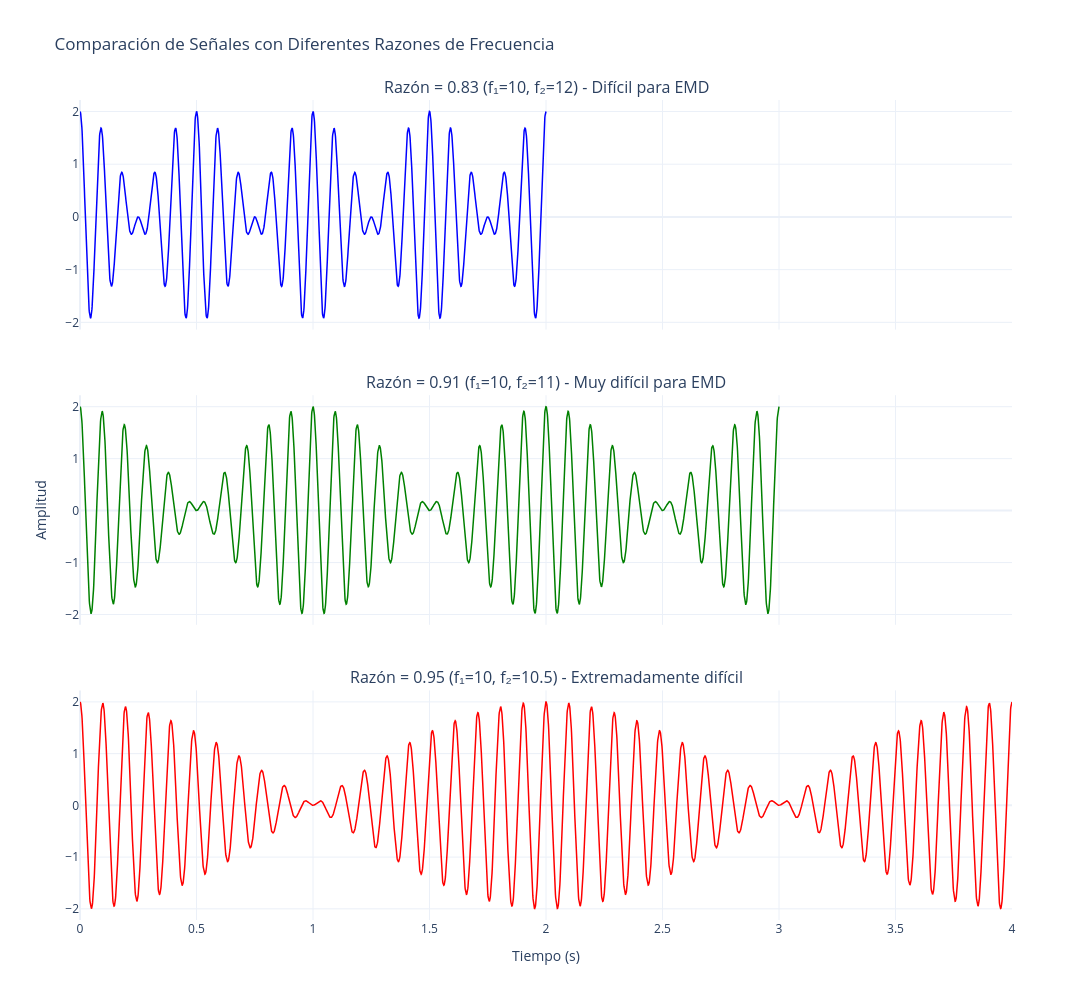

The notebook cell saved with this chart:
### Code cell
# Ejemplo 3: Comparación de diferentes razones de frecuencia
# Visualizar cómo cambia el patrón de batimiento según la cercanía de las frecuencias

fig = make_subplots(
    rows=3,
    cols=1,
    subplot_titles=[
        "Razón = 0.83 (f₁=10, f₂=12) - Difícil para EMD",
        "Razón = 0.91 (f₁=10, f₂=11) - Muy difícil para EMD",
        "Razón = 0.95 (f₁=10, f₂=10.5) - Extremadamente difícil",
    ],
    vertical_spacing=0.08,
    shared_xaxes=True,
)

configuraciones = [
    (10.0, 12.0, 2.0, "blue"),
    (10.0, 11.0, 3.0, "green"),
    (10.0, 10.5, 4.0, "red"),
]

for idx, (f1, f2, duracion, color) in enumerate(configuraciones):
    t, señal = generar_senal_frecuencia_cercana(
        f1=f1,
        f2=f2,
        amplitud1=1.0,
        amplitud2=1.0,
        duracion=duracion,
        frecuencia_muestreo=1000.0,
        funcion="cos"
    )
    
    razon = min(f1, f2) / max(f1, f2)
    
    fig.add_trace(
        go.Scatter(
            x=t,
            y=señal,
            mode="lines",
            name=f"Razón = {razon:.2f}",
            line=dict(color=color, width=1.5),
            showlegend=False,
        ),
        row=idx + 1,
        col=1,
    )

fig.update_xaxes(title_text="Tiempo (s)", row=3, col=1)
fig.update_yaxes(title_text="Amplitud", row=2, col=1)

fig.update_layout(
    title_text="Comparación de Señales con Diferentes Razones de Frecuencia",
    height=1000,
    width=1200,
    template="plotly_white",
    hovermode="x unified",
)

fig.show()

### Figure 1 — Plotly figure (JSON) as saved in the notebook; plotly's stock layout.template omitted (floating-point values rounded to 4 significant figures; data arrays with more than 128 entries replaced by an {"elided": "..."} marker saying what was removed)
{"data": [{"line": {"color": "blue", "width": 1.5}, "mode": "lines", "name": "Razón = 0.83", "showlegend": false, "type": "scatter", "x": {"elided": "2000 float values"}, "xaxis": "x", "y": {"elided": "2000 float values"}, "yaxis": "y"}, {"line": {"color": "green", "width": 1.5}, "mode": "lines", "name": "Razón = 0.91", "showlegend": false, "type": "scatter", "x": {"elided": "3000 float values"}, "xaxis": "x2", "y": {"elided": "3000 float values"}, "yaxis": "y2"}, {"line": {"color": "red", "width": 1.5}, "mode": "lines", "name": "Razón = 0.95", "showlegend": false, "type": "scatter", "x": {"elided": "4000 float values"}, "xaxis": "x3", "y": {"elided": "4000 float values"}, "yaxis": "y3"}], "layout": {"annotations": [{"font": {"size": 16}, "showarrow": false, "text": "Razón = 0.83 (f₁=10, f₂=12) - Difícil para EMD", "x": 0.5, "xanchor": "center", "xref": "paper", "y": 1, "yanchor": "bottom", "yref": "paper"}, {"font": {"size": 16}, "showarrow": false, "text": "Razón = 0.91 (f₁=10, f₂=11) - Muy difícil para EMD", "x": 0.5, "xanchor": "center", "xref": "paper", "y": 0.64, "yanchor": "bottom", "yref": "paper"}, {"font": {"size": 16}, "showarrow": false, "text": "Razón = 0.95 (f₁=10, f₂=10.5) - Extremadamente difícil", "x": 0.5, "xanchor": "center", "xref": "paper", "y": 0.28, "yanchor": "bottom", "yref": "paper"}], "height": 1000, "hovermode": "x unified", "title": {"text": "Comparación de Señales con Diferentes Razones de Frecuencia"}, "width": 1200, "xaxis": {"anchor": "y", "domain": [0, 1], "matches": "x3", "showticklabels": false}, "xaxis2": {"anchor": "y2", "domain": [0, 1], "matches": "x3", "showticklabels": false}, "xaxis3": {"anchor": "y3", "domain": [0, 1], "title": {"text": "Tiempo (s)"}}, "yaxis": {"anchor": "x", "domain": [0.72, 1]}, "yaxis2": {"anchor": "x2", "domain": [0.36, 0.64], "title": {"text": "Amplitud"}}, "yaxis3": {"anchor": "x3", "domain": [0, 0.28]}}}
